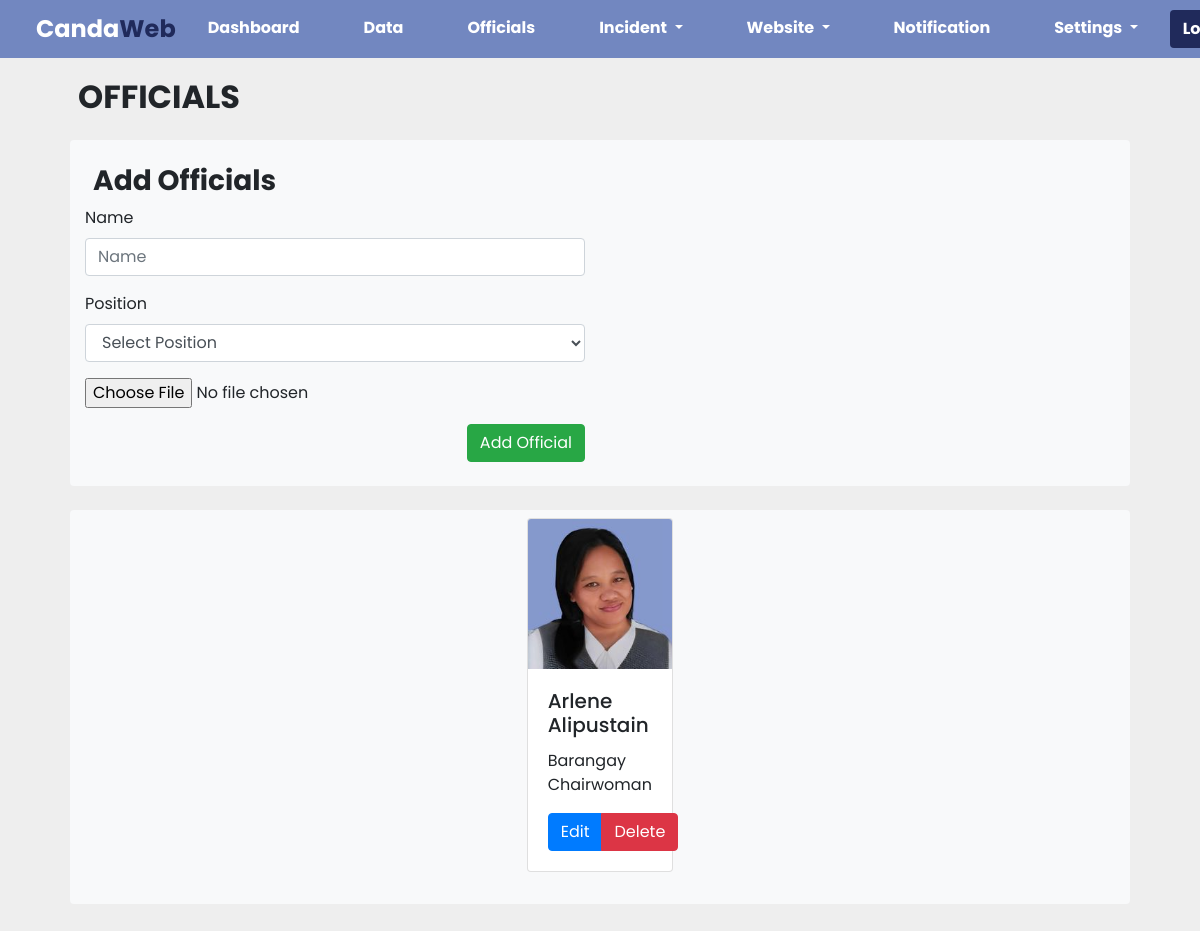
The app's page /admin-officials2.php (signed in) with its own data.
### tables this page shows
CREATE TABLE `officials` (
  `id` int(11) NOT NULL,
  `name` varchar(255) NOT NULL,
  `position` varchar(255) NOT NULL,
  `image_url` varchar(255) NOT NULL,
  `created_at` timestamp NOT NULL DEFAULT current_timestamp()
);

### admin-officials2.php (the view, shortened to what this page needs)
<?php
include_once "db_connect.php";
$sql = "SELECT * FROM officials";
$result = $conn->query($sql);
?>
<?php include "head.php"; ?>
<?php include "admin-nav.php"; ?>
<section style="padding: 70px;">
    <div class="container-fluid">
        <div class="row mb-2">
            <div class="col-md-12 rounded p-2 float-left">
                <h2 class="font-weight-bold">OFFICIALS</h2>
            </div>
        </div>
        <div class="row bg-light rounded pb-4">
            <div class="col-md-6">
                <form action="<?php echo htmlspecialchars($_SERVER["PHP_SELF"]); ?>" method="post" enctype="multipart/form-data">
                    <div class="form-group">
                        <h3 class="font-weight-bold pl-2 pt-4">Add Officials</h3>
                        <label for="name">Name</label>
                        <input type="text" class="form-control" id="name" name="name" placeholder="Name" required>
                    </div>
                    <div class="form-group">
                        <label for="position">Position</label>
                        <select class="form-control" id="position" name="position" required>
                            <option value="">Select Position</option>
                        </select>
                    </div>
                    <div class="form-group">
                        <input type="file" class="form-control-file" id="image" name="image" accept="image/*" required onchange="previewImage(this);">
                    </div>
                    <button type="submit" class="btn btn-success float-right">Add Official</button>
                </form>
            </div>
            <div class="col-md-6">
            </div>
        </div>
    </div>
    <div class="container-fluid mt-4 mb-4">
        <div class="row bg-light rounded mb-2 pt-2 pb-2 justify-content-center">
            <?php while ($row = $result->fetch_assoc()) : ?>
                <div class="col-md-2">
                    <div class="card mb-4 ">
                        <div style="width: 100%; height: 150px; overflow: hidden;">
                            <img src="<?php echo $row['image_url']; ?>" class="card-img-top" alt="Official Image" style="max-width: 100%; height: 100%; max-height:275px;">
                        </div>
                        <div class="card-body">
                            <h5 class="card-title"><?php echo $row['name']; ?></h5>
                            <p class="card-text"><?php echo $row['position']; ?></p>
                            <div class="btn-group" role="group">
                                <button type="button" class="btn btn-primary edit-btn" data-toggle="modal" data-target="#editOfficialModal" data-id="<?php echo $row['id']; ?>">Edit</button>
                                <a href="admin-officials-delete.php?id=<?php echo $row['id']; ?>" class="btn-delete btn btn-danger">Delete</a>
                            </div>
                        </div>
                    </div>
                </div>
            <?php endwhile; ?>
        </div>
    </div>
</section>

### style.css (style rules this page uses)
* { margin: 0; padding: 0; box-sizing: border-box; font-family: var(--poppins); }
a { text-decoration: none; }
:root { --poppins: 'Poppins', sans-serif; --lato: 'Lato', sans-serif; --light: #F9F9F9; --blue: #3C91E6; --light-blue: #CFE8FF; --grey: #eee; --dark-grey: #AAAAAA; --dark: #342E37; --red: #DB504A; --yellow: #FFCE26; --light-yellow: #FFF2C6; --orange: #FD7238; --light-orange: #FFE0D3; }
html { overflow-x: hidden; }
body { background: var(--grey); overflow-x: hidden; font-family: 'poppins', sans-serif; }

### head.php (style rules this page uses)
* { margin: 0; padding: 0; box-sizing: border-box; font-family: var(--poppins); }
a { text-decoration: none; }
:root { --poppins: 'Poppins', sans-serif; --lato: 'Lato', sans-serif; --light: #F9F9F9; --blue: #3C91E6; --light-blue: #CFE8FF; --grey: #eee; --dark-grey: #AAAAAA; --dark: #342E37; --red: #DB504A; --yellow: #FFCE26; --light-yellow: #FFF2C6; --orange: #FD7238; --light-orange: #FFE0D3; }
html { overflow-x: hidden; }
body { background: var(--grey); overflow-x: hidden; font-family: 'poppins', sans-serif; }

### records on screen
officials: image_url (picture), name "Arlene Alipustain", position "Barangay Chairwoman"
